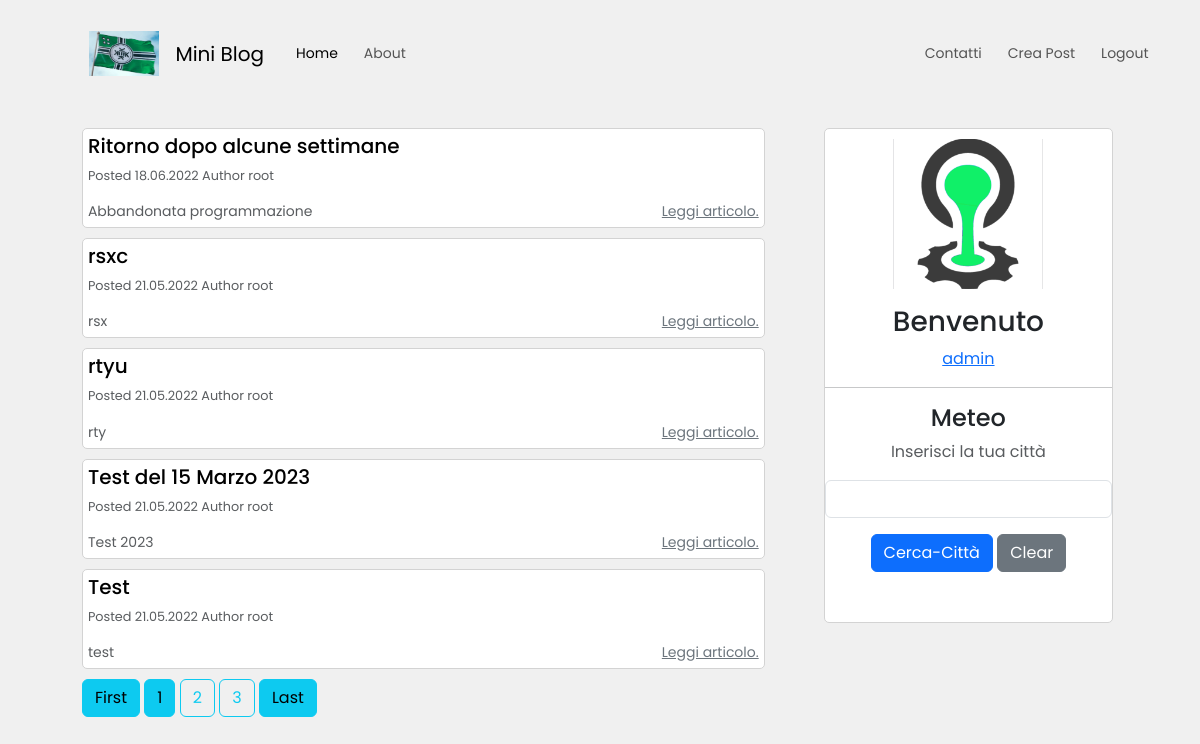
The app's page / (signed in) with its own data.
### blog/models.py (models this page shows, shortened)
class Post(db.Model):
    id = db.Column(db.Integer, primary_key=True)
    user_id = db.Column(db.Integer, db.ForeignKey('user.id'), nullable=False)
    created_at = db.Column(db.DateTime, default=datetime.now)
    title = db.Column(db.String(120), nullable=False)
    slug = db.Column(db.String(250))
    description = db.Column(db.String(240))
    body = db.Column(db.Text(), nullable=False)
    image = db.Column(db.String(120))

class User(UserMixin, db.Model):
    id = db.Column(db.Integer, primary_key=True)
    created_at = db.Column(db.DateTime, default=datetime.now)
    username = db.Column(db.String(12), unique=True, nullable=False)
    email = db.Column(db.String(50), unique=True, nullable=False)
    password = db.Column(db.String(250), nullable=False)
    posts = db.relationship('Post', backref='author', lazy='dynamic')

### blog/routes.py (the view)
@app.route("/", methods=["GET"])
def homepage():
    page_number = request.args.get("page", 1, type=int)
    posts = Post.query.order_by(Post.created_at.desc()).paginate(page_number, 5, True)
    return render_template(
        "homepage.html",
        posts=posts,
        weather_data=None,  # Non includiamo dati meteo per richieste GET
    )

### blog/models.py (called while the page is built)
@login_manager.user_loader
def load_user(id):
    return User.query.get(int(id))

### blog/templates/homepage.html (shortened to what this page needs)
{% extends 'base.html' %}
{% block content %}
<div class="container ">
    <div class="row ">
        <div class="col-sm-8">
            {% for post in posts.items %}
            <div class="single-post-home">
                <h5>
                    <a class="custom-link" href="{{ url_for('post_detail', post_slug=post.slug) }}">
                        {{ post.title }}
                    </a>
                </h5>
                <p class="p-small-two text-muted">Posted {{ post.created_at.strftime('%d.%m.%Y') }} Author
                    {{post.author.username }}
                </p>
                {% if post.description %}
                <p class="p-small-one text-muted mb-0">
                    {{ post.description }}
                    <a class="read-more myFloat_Right" href="{{ url_for('post_detail', post_slug=post.slug) }}">Leggi
                        articolo.</a>
                </p>
                {% endif %}
            </div>
            {% endfor %}
            <div class="pagination-block">
                <a class="btn btn-info mb-4" href="{{ url_for('homepage', page=1) }}">First</a>
                {% for page_num in posts.iter_pages(left_edge=1, right_edge=1, left_current=1, right_current=2) %}
                {% if page_num %}
                {% if posts.page == page_num %}
                <a class="btn btn-info mb-4" href="{{ url_for('homepage', page=page_num) }}">{{ page_num }}</a>
                {% else %}
                <a class="btn btn-outline-info mb-4" href="{{ url_for('homepage', page=page_num) }}">{{ page_num }}</a>
                {% endif %}
                {% else %}
                ...
                {% endif %}
                {% endfor %}
                <a class="btn btn-info mb-4" href="{{ url_for('homepage', page=posts.pages) }}">Last</a>
            </div>
        </div>
        <div class="col-sm-4">
            <div class="greyCol">
                <div class="about-snippet-block text-center">
                    <img class="img-fluid" width="150" src="{{ url_for('static', filename='img/Delta_Green.png') }}"
                        alt="">
                    <div class="mt-3">
                        {% if current_user.is_authenticated %}
                        <h3>Benvenuto</h3>
                        <a class="mr-2" href="/account">{{ current_user.username }}</a>
                        {% else %}
                        <li class="list-group-item list-group-item-light">Nessun utente loggato</li>
                        {% endif %}
                        <hr>
                        <h4>Meteo</h4>
                        <p class='text-muted'>Inserisci la tua città</p>
                        <form method="POST" action="/">
                            <div class="input-group mb-3 text-center ">
                                <input class="form-control" type="text" onfocus="this.value=''" name="city" required
                                    style="width: 150px;">
                            </div>
                            <div class="form-group mb-3">
                                <input class=" btn btn-primary" type="submit" value="Cerca-Città">
                                <input class="btn btn-secondary" type="button" value="Clear"
                                    onclick="clearWeatherData()">
                            </div>
                        </form>
                        <br>
                    </div>
                </div>
            </div>
        </div>
    </div>
</div>
{% endblock %}

### blog/static/blog.css (style rules this page uses)
html, body { font-family: 'Poppins', sans-serif; background-color: #f0f0f0; }
.greyCol { padding: 5px; }
.container { width: 95%; }
.pagination-block { margin-bottom: 30px; }
.about-snippet-block { background-color: #fff; border: 1px solid #d3d3d3; border-radius: 5px; padding: 10px 0px 10px 0px; margin-left: 30px; }
.single-post-home { background-color: #fff; border: 1px solid #d3d3d3; border-radius: 5px; padding: 5px; margin-top: 5px; margin-bottom: 10px; }
.p-small-one { font-size: 0.875rem; }
.p-small-two { font-size: 0.800rem; }
.custom-link { color: #000; text-decoration: none; }
.read-more { color: #6c757d; text-decoration: underline; }
.myFloat_Right { float: right; }
@media (min-width: 768px) { .single-post-home { margin-left: 0px; } }
@media (min-width: 768px) { .about-snippet-block { margin-left: 30px; } }
@media (min-width: 768px) { .pagination-block { margin-left: 30px; margin-left: 0em; } }

### records on screen
Post: title "Ritorno dopo alcune settimane", created_at "18.06.2022", author.username "root", description "Abbandonata programmazione"
Post: title "rsxc", created_at "21.05.2022", author.username "root", description "rsx"
Post: title "rtyu", created_at "21.05.2022", author.username "root", description "rty"
Post: title "Test del 15 Marzo 2023", created_at "21.05.2022", author.username "root", description "Test 2023"
Post: title "Test", created_at "21.05.2022", author.username "root", description "test"
User: username "admin"

### other values on screen
{{ page_num }} "1"
{{ page_num }} "2" "3"
